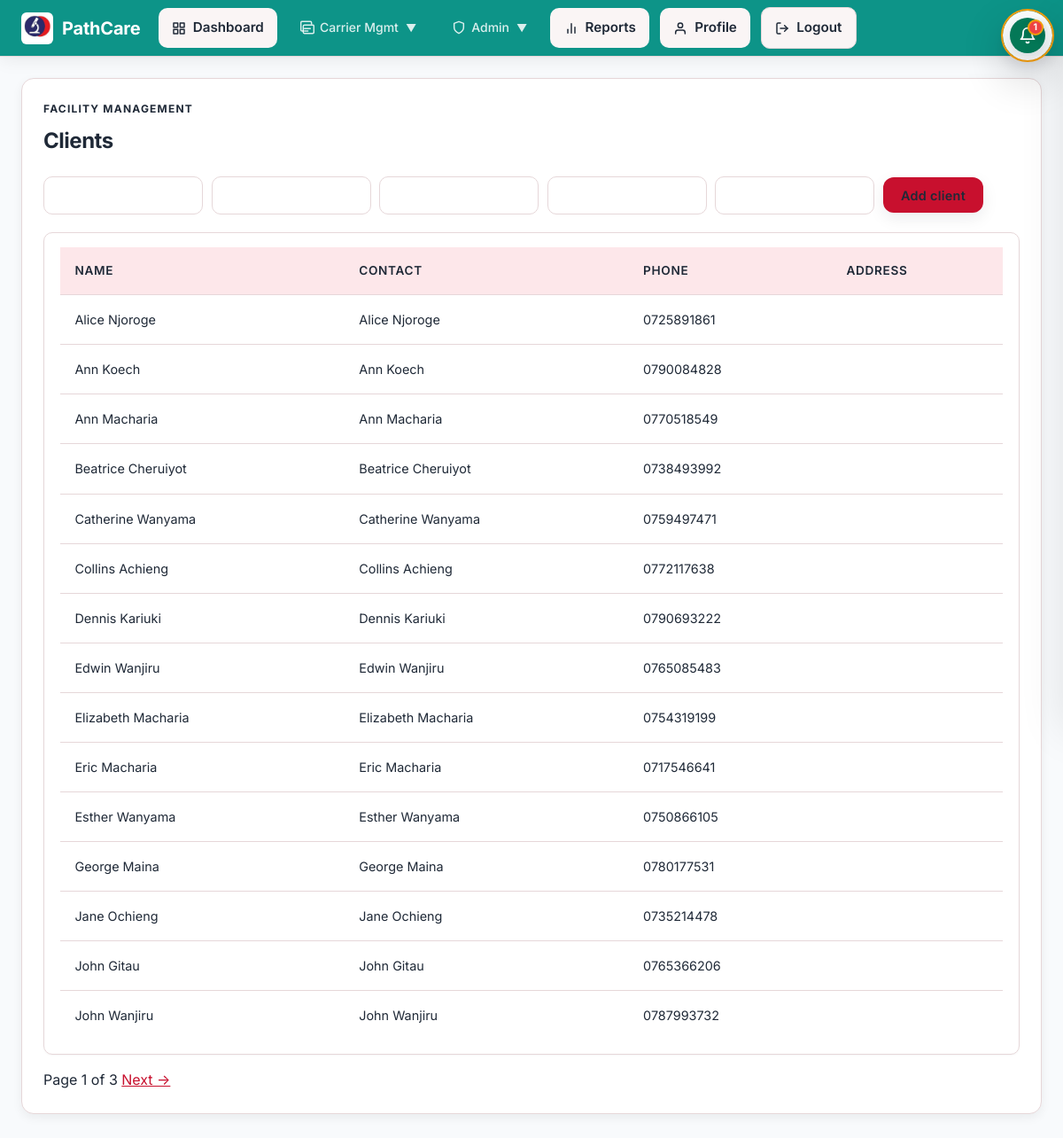
Screenshot of /clients/ (signed in) with the database file from the repository.
### tracking/models.py (models this page shows, shortened)
class Client(models.Model):
    id = models.UUIDField(primary_key=True, default=uuid.uuid4, editable=False)
    name = models.CharField(max_length=255)
    contact_name = models.CharField(max_length=255, blank=True)
    contact_phone = models.CharField(max_length=32)
    contact_email = models.EmailField(blank=True)
    address = models.CharField(max_length=255)
    latitude = models.FloatField(null=True, blank=True)
    longitude = models.FloatField(null=True, blank=True)
    default_facility = models.ForeignKey(
        'core.Facility',
        on_delete=models.SET_NULL,
        null=True,
        blank=True,
        related_name='clients',
        help_text="Default facility for this client's pickups"
    )
    is_active = models.BooleanField(default=True)
    created_at = models.DateTimeField(auto_now_add=True)

### tracking/views.py (the view)
# urls.py: path("clients/", views.client_list, name="client_list"),
@role_required("super_admin", "dispatcher")
def client_list(request):
    clients = Client.objects.filter(is_active=True).order_by("name")
    page = request.GET.get("page", 1)
    paginator = Paginator(clients, 15)
    clients = paginator.get_page(page)
    query_params = request.GET.copy()
    if "page" in query_params:
        del query_params["page"]
    return render(request, "tracking/client_list.html", {
        "clients": clients,
        "form": ClientForm(),
        "page_obj": clients,
        "querystring": query_params.urlencode(),
    })

### tracking/forms.py
class ClientForm(forms.ModelForm):
    class Meta:
        model = Client
        fields = ["name", "contact_name", "contact_phone", "contact_email", "address"]

### tracking/context_processors.py (called while the page is built)
def notifications(request):
    if not request.user.is_authenticated:
        return {}
    try:
        unread = Notification.objects.filter(user=request.user, is_read=False).count()
        recent = Notification.objects.filter(user=request.user).order_by("-created_at")[:10]
        return {"notifications_unread_count": unread, "notifications_list": recent}
    except Exception:
        return {}

### tracking/templates/tracking/client_list.html (shortened to what this page needs)
{% extends "tracking/base.html" %}
{% block content %}
<section class="panel">
  <div class="panel-header">
    <div>
      <p class="eyebrow">Facility management</p>
      <h2>Clients</h2>
    </div>
    <form method="post" action="{% url 'tracking:client_create' %}" class="inline-form">
      {{ form.name }}
      {{ form.contact_name }}
      {{ form.contact_phone }}
      {{ form.contact_email }}
      {{ form.address }}
      <button class="button primary" type="submit">Add client</button>
    </form>
  </div>
  {% if clients %}
    <div class="table-card">
      <table>
        <thead><tr><th>Name</th><th>Contact</th><th>Phone</th><th>Address</th></tr></thead>
        <tbody>
          {% for client in clients %}
            <tr>
              <td>{{ client.name }}</td>
              <td>{{ client.contact_name }}</td>
              <td>{{ client.contact_phone }}</td>
              <td>{{ client.address }}</td>
            </tr>
          {% endfor %}
        </tbody>
      </table>
    </div>
    {% if page_obj.has_other_pages %}
      <div class="pagination">
        <span>Page {{ page_obj.number }} of {{ page_obj.paginator.num_pages }}</span>
        {% if page_obj.has_next %}
          <a href="?{% if querystring %}{{ querystring }}&{% endif %}page={{ page_obj.next_page_number }}">Next →</a>
        {% endif %}
      </div>
    {% endif %}
  {% else %}
    <p class="empty-state">No clients yet.</p>
  {% endif %}
</section>
{% endblock %}

### tracking/templates/tracking/base.html (style rules this page uses)
:root { --color-primary: #0d9488; --color-primary-hover: #0f766e; --color-primary-soft: #f0fdfa; --color-primary-border: #99f6e4; --color-primary-ink: #115e59; --color-surface: #ffffff; --color-surface-alt: #f8fafc; --color-surface-raised: #ffffff; --color-text: #0f172a; --color-text-secondary: #475569; --color-text-muted: #94a3b8; --color-border: #e2e8f0; --color-border-light: #f1f5f9; --color-danger: #ef4444; --color-danger-soft: #fef2f2; --color-warning: #f59e0b; --color-warning-soft: #fffbeb; --color-success: #10b981; --color-success-soft: #ecfdf5; --color-info: #3b82f6; --color-info-soft: #eff6ff; --space-xs: 4px; --space-sm: 8px; --space-md: 16px; --space-lg: 24px; --space-xl: 32px; --space-2xl: 48px; --radius-sm: 6px; --radius-md: 10px; --radius-lg: 14px; --radius-xl: 20px; --radius-full: 9999px; --shadow-sm: 0 1px 2px rgba(0,0,0,.04); --shadow-md: 0 4px 12px rgba(0,0,0,.06); --shadow-lg: 0 12px 32px rgba(0,0,0,.08); --shadow-xl: 0 24px 48px rgba(0,0,0,.10); --shadow-nav: 0 2px 20px rgba(0,0,0,.08); --ease-out: cubic-bezier(0.16, 1, 0.3, 1); --ease-in-out: cubic-bezier(0.65, 0, 0.35, 1); --duration-fast: 150ms; --duration-normal: 250ms; --duration-slow: 400ms; --font-sans: 'Inter', system-ui, -apple-system, sans-serif; }
*, *::before, *::after { margin: 0; padding: 0; box-sizing: border-box; }
html { font-family: var(--font-sans); -webkit-font-smoothing: antialiased; -moz-osx-font-smoothing: grayscale; -webkit-tap-highlight-color: transparent; scroll-behavior: smooth; }
body { background: var(--color-surface-alt); color: var(--color-text); line-height: 1.6; min-height: 100vh; min-height: 100dvh; overflow-x: hidden; }

### rows the page displays
Client: name "Alice Njoroge", contact_name "Alice Njoroge", contact_phone "0725891861"
Client: name "Ann Koech", contact_name "Ann Koech", contact_phone "0790084828"
Client: name "Ann Macharia", contact_name "Ann Macharia", contact_phone "0770518549"
Client: name "Beatrice Cheruiyot", contact_name "Beatrice Cheruiyot", contact_phone "0738493992"
Client: name "Catherine Wanyama", contact_name "Catherine Wanyama", contact_phone "0759497471"
Client: name "Collins Achieng", contact_name "Collins Achieng", contact_phone "0772117638"
Client: name "Dennis Kariuki", contact_name "Dennis Kariuki", contact_phone "0790693222"
Client: name "Edwin Wanjiru", contact_name "Edwin Wanjiru", contact_phone "0765085483"
Client: name "Elizabeth Macharia", contact_name "Elizabeth Macharia", contact_phone "0754319199"
Client: name "Eric Macharia", contact_name "Eric Macharia", contact_phone "0717546641"
Client: name "Esther Wanyama", contact_name "Esther Wanyama", contact_phone "0750866105"
Client: name "George Maina", contact_name "George Maina", contact_phone "0780177531"
Client: name "Jane Ochieng", contact_name "Jane Ochieng", contact_phone "0735214478"
Client: name "John Gitau", contact_name "John Gitau", contact_phone "0765366206"
Client: name "John Wanjiru", contact_name "John Wanjiru", contact_phone "0787993732"

### other values shown
{{ notifications_unread_count }} "1"
{{ page_obj.number }} "1"
{{ page_obj.paginator.num_pages }} "3"
